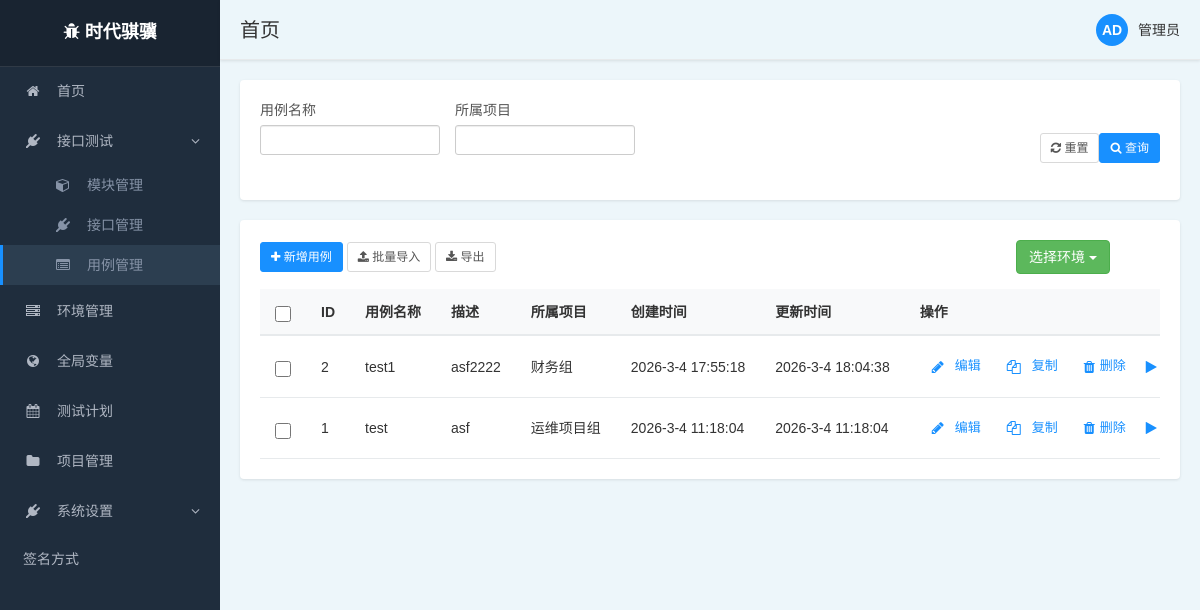
Before: /front/case/list/ with the older database file.
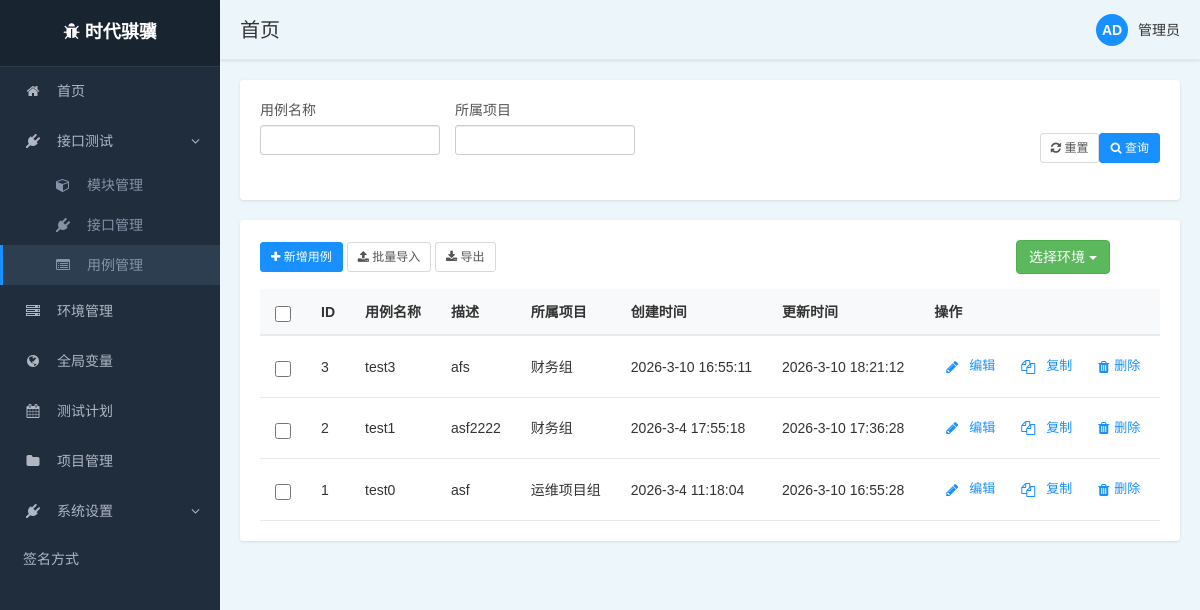
After: the same page with the newer database file.
### front/models.py (models this page shows, shortened)
class test_case(models.Model):
    case_name = models.CharField(max_length=50)
    project = models.ForeignKey(
        project,
        on_delete=models.CASCADE,
        related_name='test_cases',
        verbose_name='所属项目'
    )
    description = models.CharField(max_length=100, blank=True, null=True)
    steps = models.JSONField(verbose_name='测试步骤', blank=True, null=True, default=list)
    created_at = models.DateTimeField(auto_now_add=True, verbose_name='创建时间')
    updated_at = models.DateTimeField(auto_now=True, verbose_name='更新时间')
    class Meta:
        db_table = 'test_case'  # 明确指定表名
        verbose_name = '测试用例'
        verbose_name_plural = '测试用例'
        ordering = ['-created_at']

class project(models.Model):
    prj_id = models.AutoField(primary_key=True, null=False)
    prj_name = models.CharField(max_length=50)
    description = models.CharField(max_length=100)
    created_time = models.DateTimeField(auto_now_add=True)
    class Meta:
        db_table = 'project'  # 明确指定表名
        verbose_name = '项目表'

### front/views.py (the view)
# urls.py: path('case/list/', views.case_list),
def case_list(request):
    interface_list = models.interface.objects.all()
    test_object_list = models.evn_config.objects.values_list("test_object_config", flat=True)
    type_list = models.interface.method_choices
    project_list = models.project.objects.all()
    evn_list =models.evn_config.objects.all()
    content = {
        "interface_querylist": interface_list,
        "case_querylist": models.test_case.objects.all(),
        "test_object_list": test_object_list,
        "type_list": type_list,
        "project_list": project_list,
        "evn_list": evn_list
    }
    return render(request, 'project/test_case.html', content)

### templates/project/test_case.html (shortened to what the changed rows need)
{% extends "../base1.html" %}
{% block body %}
<div class="main-panel">
    <div class="table-container">
        <table class="data-table">
            <thead>
            <tr>
                <th class="select-column" style="width: 150px;">
                    <input type="checkbox" id="select-all" class="select-checkbox">
                </th>
                <th style="width: 150px;">ID</th>
                <th style="width: 300px;">用例名称</th>
                <th style="width: 300px;">描述</th>
                <th style="width: 200px;">所属项目</th>
                <th style="width: 200px;">创建时间</th>
                <th style="width: 200px;">更新时间</th>
                <th style="width: 200px;">操作</th>
            </tr>
            </thead>
            <tbody>
            {% for var in case_querylist %}
                <tr>
                    <td class="select-column">
                        <input type="checkbox" class="select-checkbox case-select" data-id="{{ var.id }}">
                    </td>
                    <td>{{ var.id }}</td>
                    <td>{{ var.case_name }}</td>
                    <td>{{ var.description }}</td>
                    <td>{{ var.project.prj_name }}</td>
                    <td>{{ var.created_at|date:"Y-n-j H:i:s" }}</td>
                    <td>{{ var.updated_at|date:"Y-n-j H:i:s" }}</td>
                    <td>
                        <div class="action-box">
                            <div class="action-item">
                                <i class="fa fa-pencil action-icon"></i>
                                <button class="action-text"
                                 onclick="bindBtnEditEvent({{ var.id }})">编辑</button>
                            </div>
                            <div class="action-item">
                                <i class="fa fa-copy action-icon"></i>
                                <button class="action-text"
                                 onclick="bindBtnCopyEvent({{ var.id }})">复制</button>
                            </div>
                            <div class="action-item">
                                <i class="fa fa-trash action-icon"></i>
                                <a class="action-text" href="/front/case/delete/{{ var.id }}/">删除</a>
                            </div>
                            <div class="action-item">
                                <i class="fa fa-play action-icon"></i>
                            </div>
                        </div>
                    </td>
                </tr>
            {% endfor %}
            </tbody>
        </table>
    </div>
{% endblock %}

Changed rows visible on the page:
added test_case: id "3", case_name "test3", description "afs", project.prj_name "财务组", created_at "2026-3-10 16:55:11", updated_at "2026-3-10 18:21:12"
changed test_case "test1": updated_at "2026-3-4 18:04:38" → "2026-3-10 17:36:28"
changed test_case "asf": case_name "test" → "test0"; updated_at "2026-3-4 11:18:04" → "2026-3-10 16:55:28"
